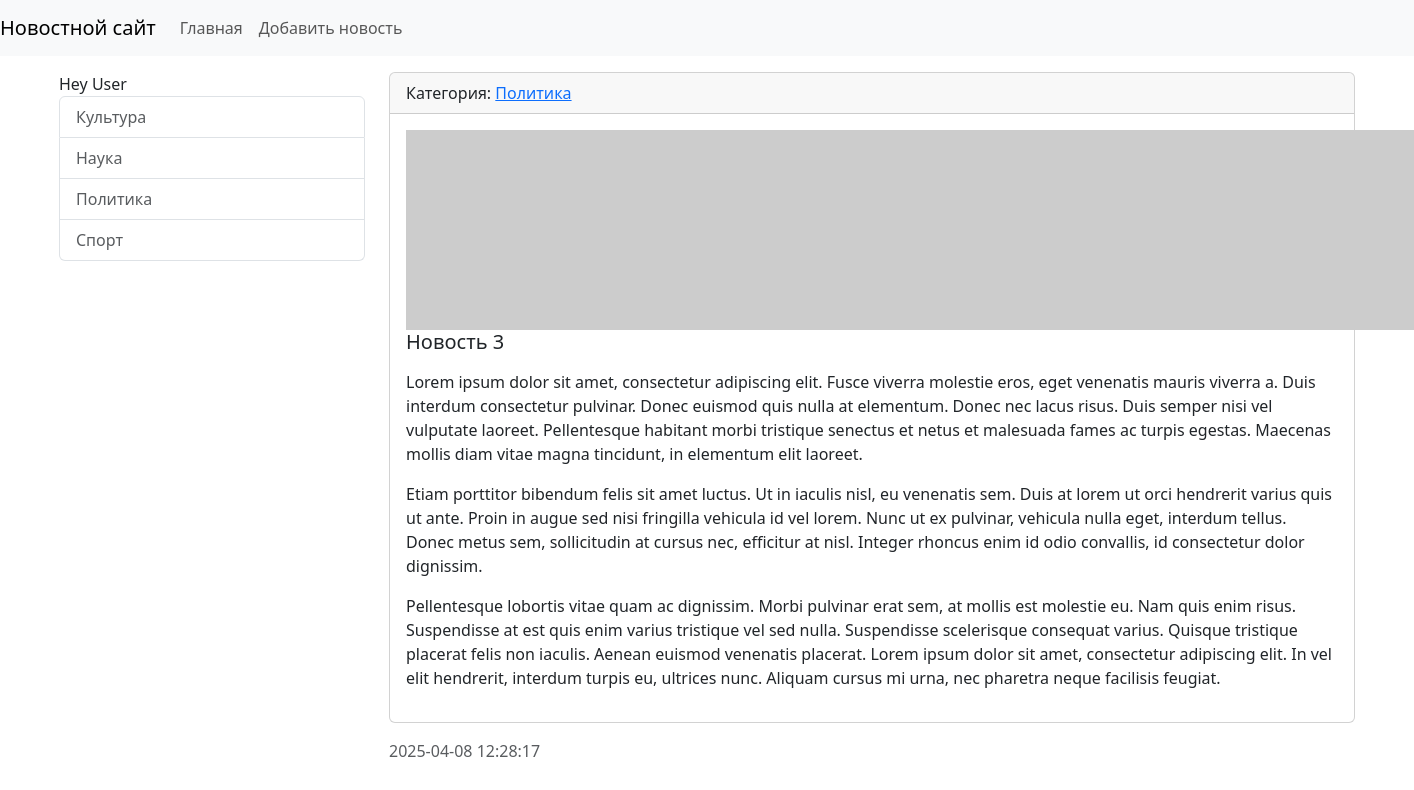
/news/3/, run on the app's committed database.
### news/models.py (models this page shows, shortened)
class Category(models.Model):
    title = models.CharField(max_length=150, db_index=True, verbose_name='Наименование категории')
    def get_absolute_url(self):
        return reverse('category', kwargs={'category_id': self.pk})
    def __str__(self):
        return self.title
    class Meta:
        verbose_name = 'Категория'
        verbose_name_plural = 'Категории'
        ordering = ['title']

class News(models.Model):
    title = models.CharField(max_length=150, verbose_name='Наименование')
    content = models.TextField(blank=True, verbose_name='Контент')
    created_at = models.DateTimeField(auto_now_add=True, verbose_name='Дата публикации')
    updated_at = models.DateTimeField(auto_now=True, verbose_name='Дата обновления')
    photo = models.ImageField(upload_to='photos/%Y/%m/%d', verbose_name='Фото', blank=True)
    is_published = models.BooleanField(default=True, verbose_name='Опубликовано')
    category = models.ForeignKey('Category', on_delete=models.PROTECT, verbose_name='Наименование категория')
    class Meta:
        verbose_name = 'Новость'
        verbose_name_plural = 'Новости'
        ordering = ['-created_at']

### news/views.py (the view)
# urls.py: path('news/<int:pk>/', ViewNews.as_view(), name='view_news'),
class ViewNews(DetailView):
    model = News
    context_object_name = 'news_item'

### news/templatetags/news_tags.py (called while the page is built)
@register.inclusion_tag('news/list_categories.html')
def show_categories(arg1='Hello', arg2='World'):
    categories = Category.objects.all()
    return {"categories": categories, "arg1": arg1, "arg2": arg2}

### news/templates/news/news_detail.html (shortened to what this page needs)
{% extends 'base.html' %}
{% block sidebar %}
{% include 'inc/_sidebar.html' %}
{% endblock %}
{% block content %}
<div class="card mb-3">
    <div class="card-header">
        Категория: <a href="{{  news_item.category.get_absolute_url }}">{{ news_item.category }}</a>
    </div>
    <div class="card-body">
        {% if news_item.photo %}
        <img src="{{ news_item.photo.url }}" alt="" width="350" class="float-left mr-3">
        {% else %}
        <img src="https://picsum.photos/id/1060/200/348/?blur=2" alt="" class="mr-3">
        {% endif %}
        <h5 class="card-title">{{ news_item.title }}</h5>
        <p class="card-text">{{ news_item.content|safe|linebreaks }}</p>
    </div>
</div>
<div class="card-footer text-muted">
    {{ news_item.created_at|date:"Y-m-d H:i:s" }}
</div>
{% endblock %}

### news/templates/news/list_categories.html
<div class="list-group">
    {{ arg1 }} {{ arg2 }}
    {% for item in categories %}
        <a href="{{ item.get_absolute_url }}" class="list-group-item list-group-item-action">{{ item.title }}</a>
    {% endfor %}
</div>

### DjangoProject/static/css/style.css (style rules this page uses)
body { background-color: white; }

### data on the page
Category: title "Культура"
Category: title "Наука"
Category: title "Политика"
Category: title "Спорт"
News: category "Политика", title "Новость 3", content "Lorem ipsum dolor sit amet, consectetur adipiscing elit. Fusce viverra molestie eros, eget venenatis mauris viverra a. Duis interdum consectetur pulvinar. Donec euismod quis nulla at elementum. Donec nec lacus risus. Duis semper nisi vel vulputate laoreet. Pellentesque habitant morbi tristique senectus et netus et malesuada fames ac turpis egestas. Maecenas mollis diam vitae magna tincidunt, in elementum elit laoreet. Etiam porttitor bibendum felis sit amet luctus. Ut in iaculis nisl, eu venenatis sem. Duis at lorem ut orci hendrerit varius quis ut ante. Proin in augue sed nisi fringilla vehicula id vel lorem. Nunc ut ex pulvinar, vehicula nulla eget, interdum tellus. Donec metus sem,…", created_at "2025-04-08 12:28:17"

### other printed values
{{ arg1 }} "Hey"
{{ arg2 }} "User"
